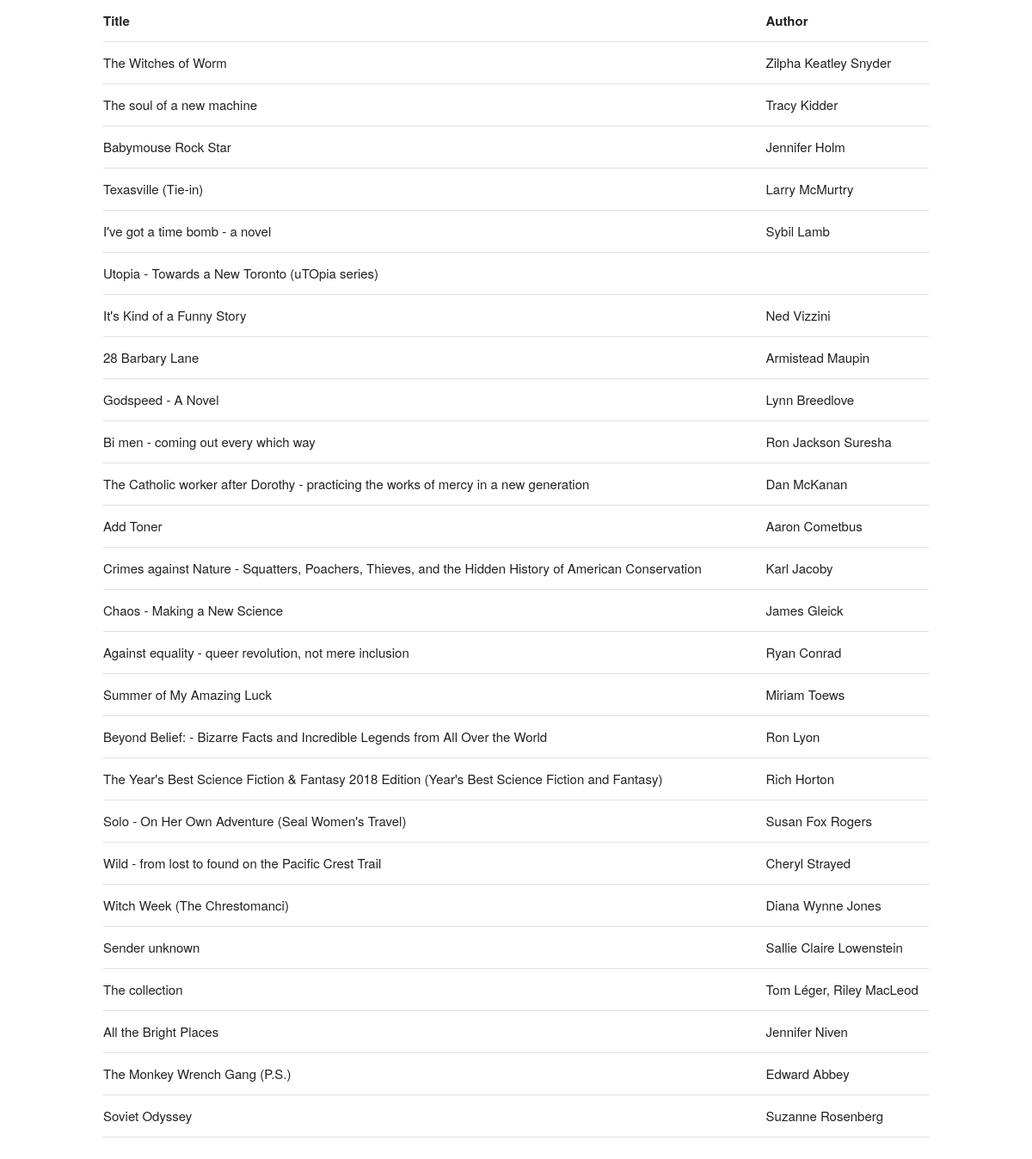
Page /list on the committed database.
### app/models.py (models this page shows, shortened)
class Book(db.Model):
	_id = db.Column(db.Integer, primary_key=True, unique=True)
	_bookId = db.Column(db.String(20), unique=True, nullable=True)
	_bookJson = db.Column(db.String(7000), unique=False, nullable=True)
	_workJson = db.Column(db.String(7000), unique=False, nullable=True)
	_title = db.Column(db.String(200), unique=False, nullable=True)
	_subtitle = db.Column(db.String(200), unique=False, nullable=True)
	_authors = db.relationship("Author", secondary='book_author')

class Author(db.Model):
	_id = db.Column(db.Integer, primary_key=True, unique=True)
	_authorId = db.Column(db.String(20), unique=True, nullable=True)
	_json = db.Column(db.String(7000), unique=False, nullable=True)
	_name = db.Column(db.String(7000), unique=False, nullable=True)
	_books = db.relationship("Book", secondary='book_author')
	def __repr__(self):
		return format(self._name)

### app/routes.py (the view)
@app.route('/list')
def show_records():
	allBooks = CommonFunctions.allBooksForDisplay()
	return render_template('list.html', books=allBooks)

### app/commonFunc.py (called while the page is built)
	def formatForBookTable(book):
		fullTitle = book._title
		if (book._subtitle):
			fullTitle = book._title + " - " + book._subtitle
		authorNm = ', '.join(map(str, book._authors))
		return {'fullTitle':fullTitle, 'authorNm':authorNm}

	def allBooksForDisplay():
		displayObj = []
		booksList = Book.query.all()
		for b in booksList:
			displayObj.append(CommonFunctions.formatForBookTable(b))
		return displayObj

### app/templates/list.html
{% extends "base.html" %}
{% import 'book_table.html' as bookTable %}
{% block content %}
<div class="row">
	{{ bookTable.makeBookTable(books) }}
</div>
{% endblock %}

### app/templates/base.html (shortened to what this page needs)
<!DOCTYPE html>
<html lang="en">
<head>
	<head>
		<link rel= "stylesheet" type= "text/css" href= "{{ url_for('static',filename='css/normalize.css') }}">
		<link rel="stylesheet" type= "text/css" href= "{{ url_for('static',filename='css/skeleton.css') }}">
	</head>
	<body>
		<div class="container">
		{% block content %}{% endblock %}
		</div>
	<body>
</html>

### app/templates/book_table.html
{% macro makeBookTable(bookRecords) -%}
	<table class="u-full-width">
		<thead>
			<tr>
				<th onclick="sortTable(0)">Title</th>
				<th onclick="sortTable(1)">Author</th>
			</tr>
		</thead>
		<tbody>
			{% for bookRecord in bookRecords %}
			<tr>
				<td>{{bookRecord.fullTitle}}</td>
				<td>{{bookRecord.authorNm}}</td>
			</tr>
			{% endfor %}
		</tbody>
	</table>
{%- endmacro %}

### app/static/css/skeleton.css (style rules this page uses)
.container { position: relative; width: 100%; max-width: 960px; margin: 0 auto; padding: 0 20px; box-sizing: border-box; }
@media (min-width: 400px) { .container { width: 85%; padding: 0; } }
@media (min-width: 550px) { .container { width: 80%; } }
html { font-size: 62.5%; }
body { font-size: 1.5em; line-height: 1.6; font-weight: 400; font-family: "Raleway", "HelveticaNeue", "Helvetica Neue", Helvetica, Arial, sans-serif; color: #222; }
th, td { padding: 12px 15px; text-align: left; border-bottom: 1px solid #E1E1E1; }
th:first-child, td:first-child { padding-left: 0; }
th:last-child, td:last-child { padding-right: 0; }
pre, blockquote, dl, figure, table, p, ul, ol, form { margin-bottom: 2.5rem; }
.u-full-width { width: 100%; box-sizing: border-box; }
.container:after, .row:after, .u-cf { content: ""; display: table; clear: both; }

### rows in the picture
Book: fullTitle "The Witches of Worm"
Author: authorNm "Zilpha Keatley Snyder"
Book: fullTitle "The soul of a new machine"
Author: authorNm "Tracy Kidder"
Book: fullTitle "Babymouse Rock Star"
Author: authorNm "Jennifer Holm"
Book: fullTitle "Texasville (Tie-in)"
Author: authorNm "Larry McMurtry"
Author: fullTitle "I've got a time bomb - a novel", authorNm "Sybil Lamb"
Book: fullTitle "It's Kind of a Funny Story"
Author: authorNm "Ned Vizzini"
Book: fullTitle "28 Barbary Lane"
Author: authorNm "Armistead Maupin"
Author: fullTitle "Godspeed - A Novel", authorNm "Lynn Breedlove"
Author: fullTitle "Bi men - coming out every which way", authorNm "Ron Jackson Suresha"
Author: fullTitle "The Catholic worker after Dorothy - practicing the works of mercy in a new generation", authorNm "Dan McKanan"
Book: fullTitle "Add Toner"
Author: authorNm "Aaron Cometbus"
Author: fullTitle "Crimes against Nature - Squatters, Poachers, Thieves, and the Hidden History of American Conservation", authorNm "Karl Jacoby"
Author: fullTitle "Chaos - Making a New Science", authorNm "James Gleick"
Author: fullTitle "Against equality - queer revolution, not mere inclusion", authorNm "Ryan Conrad"
Book: fullTitle "Summer of My Amazing Luck"
Author: authorNm "Miriam Toews"
Author: fullTitle "Beyond Belief: - Bizarre Facts and Incredible Legends from All Over the World", authorNm "Ron Lyon"
Book: fullTitle "The Year's Best Science Fiction & Fantasy 2018 Edition (Year's Best Science Fiction and Fantasy)"
Author: authorNm "Rich Horton"
Author: fullTitle "Solo - On Her Own Adventure (Seal Women's Travel)", authorNm "Susan Fox Rogers"
Author: fullTitle "Wild - from lost to found on the Pacific Crest Trail", authorNm "Cheryl Strayed"
Book: fullTitle "Witch Week (The Chrestomanci)"
Author: authorNm "Diana Wynne Jones"
Book: fullTitle "Sender unknown"
Author: authorNm "Sallie Claire Lowenstein"
Book: fullTitle "The collection", authorNm "Tom Léger, Riley MacLeod"
Book: fullTitle "All the Bright Places"
Author: authorNm "Jennifer Niven"
Book: fullTitle "The Monkey Wrench Gang (P.S.)"
Author: authorNm "Edward Abbey"
Book: fullTitle "Soviet Odyssey"
Author: authorNm "Suzanne Rosenberg"

### other values in the picture
{{ bookRecord.fullTitle }} "Utopia - Towards a New Toronto (uTOpia series)"
